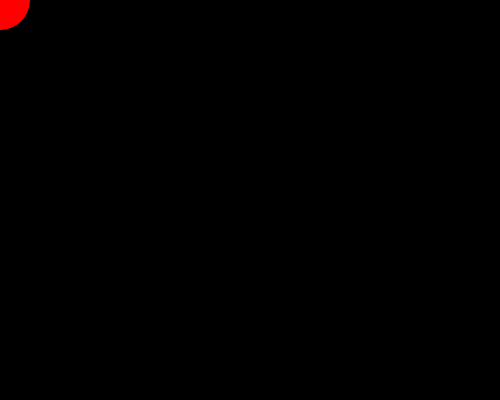
Frame 1 (no input)
Frame 60 (the mouse pressed at the canvas centre just before this capture): identical to frame 1, image omitted
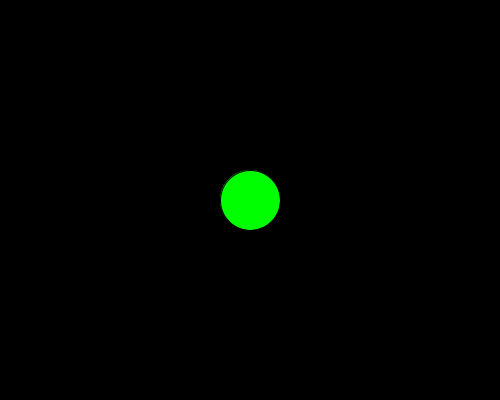
Frame 120 (the mouse held since frame 60 and released just before this capture)

The Processing sketch that drew these frames (run headless with seeded random() and noise(); from frame 60 on, the mouse is pressed at the canvas centre):

// Processing sketch: sketch_141001a
// ── sketch_141001a.pde
void setup() {
  size(500,400);
}

void draw() {
  background(0);
  if (mousePressed) {
    fill(0,255,0);
  } else {
    fill(255,0,0);
  }
  ellipse(mouseX,mouseY,60,60);
}
